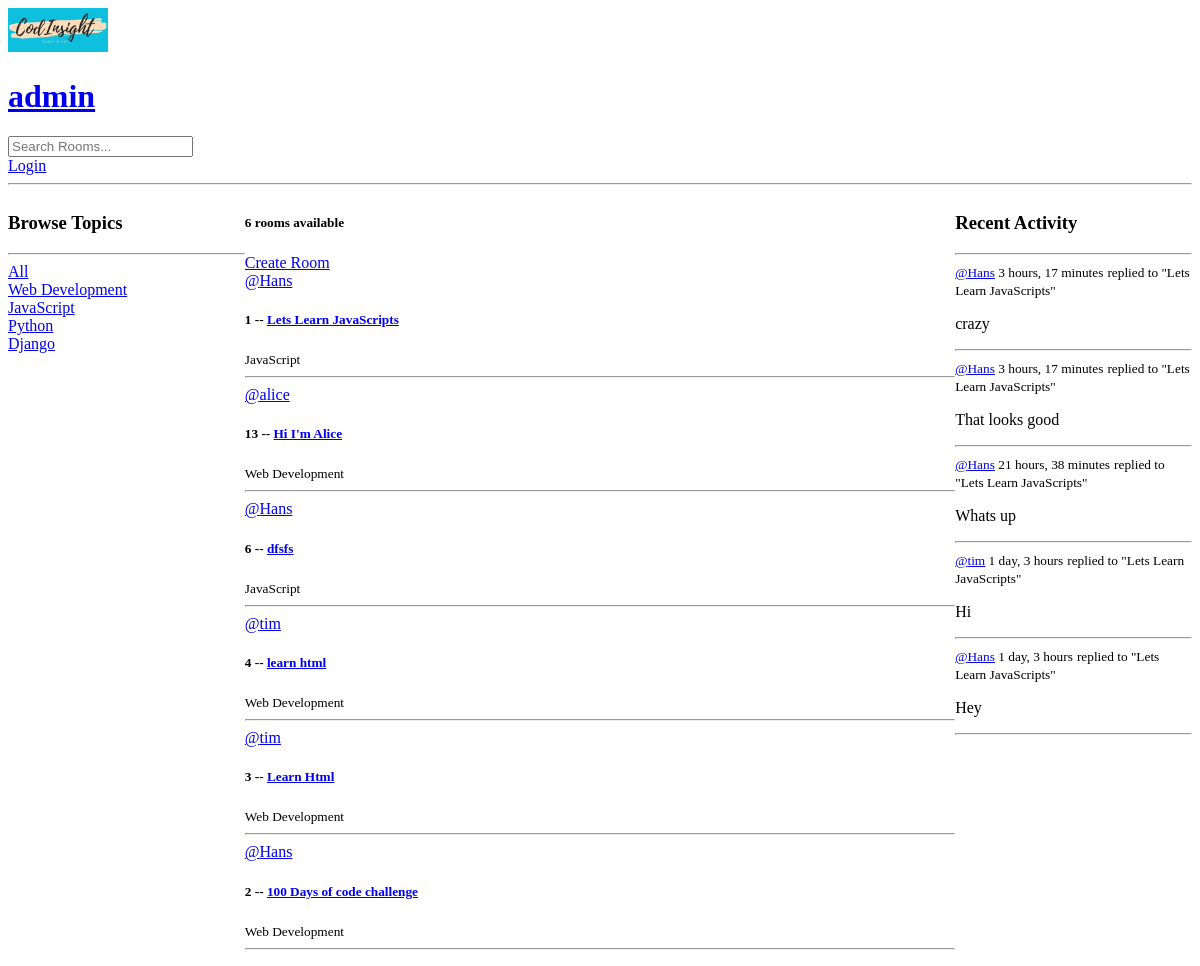
The app's page /, older data.
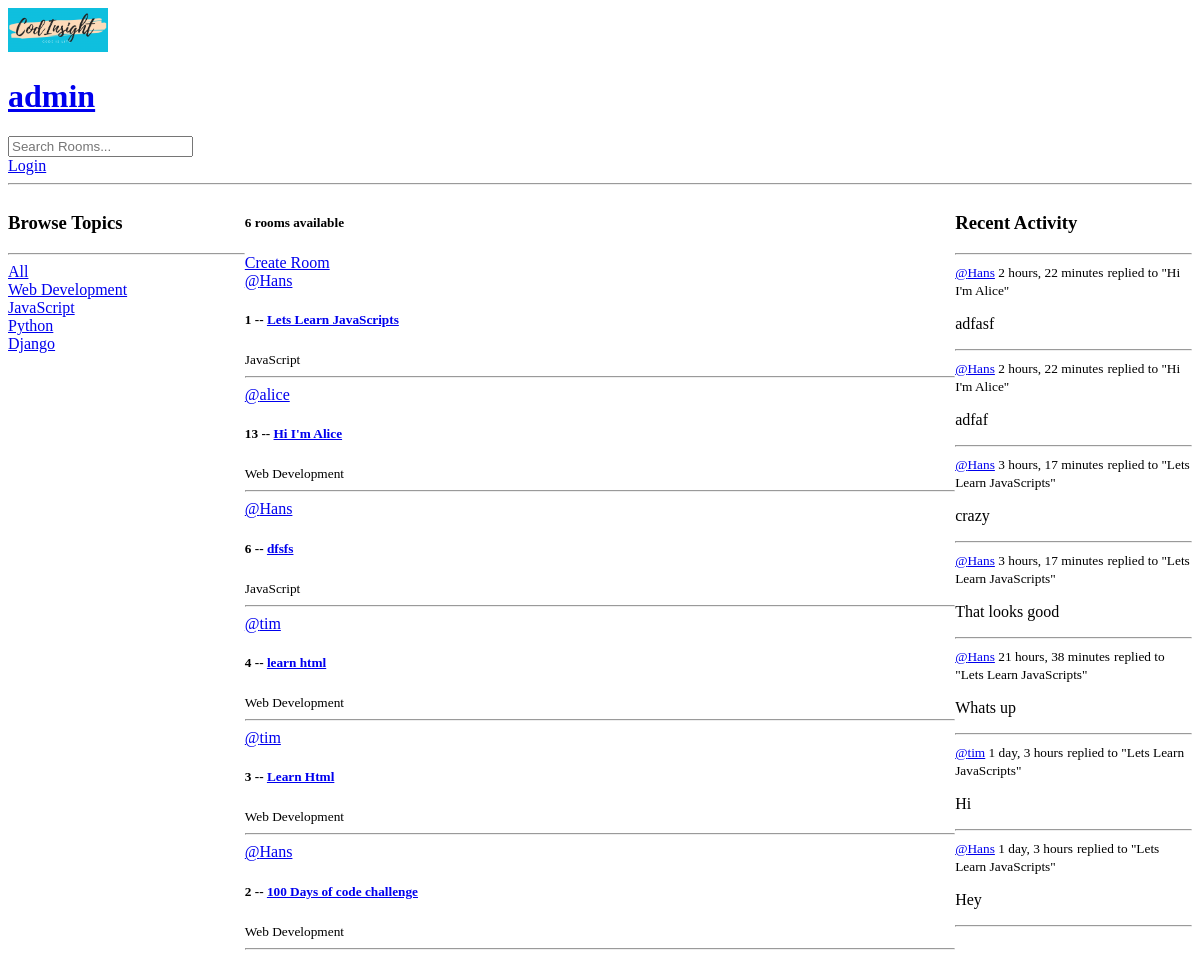
The same page, newer data.
### base/models.py (models this page shows, shortened)
class Topic(models.Model):
    name = models.CharField(max_length=200)

class Room(models.Model):
    host = models.ForeignKey(User, on_delete=models.SET_NULL, null=True)
    topic = models.ForeignKey(Topic, on_delete=models.SET_NULL, null=True)
    name = models.CharField(max_length=200)
    description = models.TextField(null=True, blank=True)
    participants = models.ManyToManyField(User, related_name='rooms', blank=True)
    updated = models.DateTimeField(auto_now=True)
    created = models.DateTimeField(auto_now_add=True)
    class Meta:
        ordering = ['-updated', '-created']
    def __str__(self):
        return self.name

class Message(models.Model):
    user = models.ForeignKey(User, on_delete=models.CASCADE)
    room = models.ForeignKey(Room, on_delete=models.CASCADE)
    body = models.TextField()
    updated = models.DateTimeField(auto_now=True)
    created = models.DateTimeField(auto_now_add=True)
    class Meta:
        ordering = ['-updated', '-created']
    def __str__(self):
        return self.body[0: 50]

### base/views.py (the view)
# urls.py: path('', views.home, name="homeAsViewName"),
def home(request):
    q = request.GET.get('q') if request.GET.get('q') != None else ''
    rooms = Room.objects.filter(Q(topic__name__icontains=q) | Q(name__icontains=q) | Q(description__icontains=q))
    topics = Topic.objects.all()
    room_messages = Message.objects.filter(Q(room__name__icontains=q))
    context = {
        'rooms': rooms,
        'topics': topics,
        'room_count': rooms.count(),
        'room_messages': room_messages,
    }
    return render(request, 'base/home.html', context)

### base/templates/base/home.html (shortened to what this page needs)
{% extends 'main.html' %}
    {% block content %}
    <div class="home-container">
        <div>
            {% include 'base/topics.html'%}
        </div>
        <div>
            <h5>{{room_count}} rooms available</h5>
            <a href="{% url 'create-room'%}">Create Room</a>
            {% include 'base/feed.html' %}
        </div>
        <div>
            {% include 'base/activity.html' %}
        </div>
    </div>
    {% endblock %}

### base/templates/base/topics.html
<h3>Browse Topics</h3>
<hr>
<div>
    <a href="{%url 'homeAsViewName' %}">All</a>
</div>
{% for topic in topics %}
<div>
    <a href="{%url 'homeAsViewName' %}?q={{topic.name}}">{{topic.name}}</a>
</div>
{% endfor %}

### base/templates/base/feed.html (shortened to what this page needs)
<div class="">
    {% for room in rooms %}
        <div>
            <a href="{% url 'user-profile' room.host.id %}">@{{room.host.username}}</a>
            <h5>{{room.id}} -- <a href="{% url 'room' room.id%}">{{room.name}}</a> </h5>
            <small>{{room.topic.name}}</small>
        </div>
        <hr>
    {% endfor %}
</div>

### base/templates/base/activity.html (shortened to what this page needs)
<h3>Recent Activity</h3>
<hr>
{% for message in room_messages %}
<div>
    <small> <a href="{% url 'user-profile' message.user.id%}">@{{message.user}}</a>  {{message.created|timesince}}</small>
    <small>replied to "{{message.room}}"</small>
    <p>{{message}}</p>
    <hr>
</div>
{% endfor%}

Row changes from the older to the newer data that the page shows:
added Message: user "Hans", created "2 hours, 22 minutes", room "Hi I'm Alice", body "adfasf"
added Message: user "Hans", created "2 hours, 22 minutes", room "Hi I'm Alice", body "adfaf"
